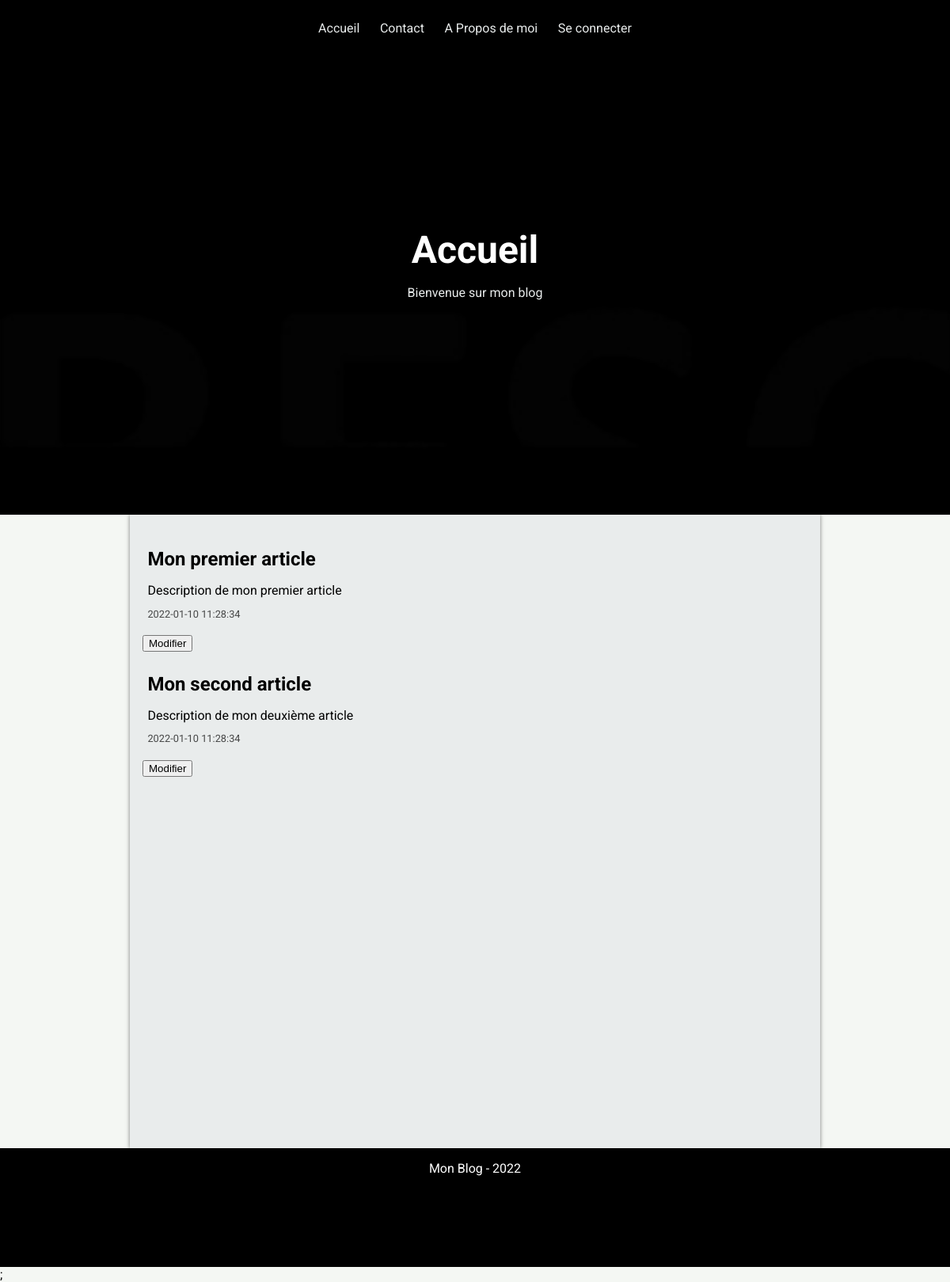
The page / on the database its author committed.
### tables this page shows
CREATE TABLE IF NOT EXISTS `articles` (
  `id` int NOT NULL AUTO_INCREMENT,
  `title` varchar(255) NOT NULL,
  `description` varchar(255) NOT NULL,
  `createdAt` timestamp NOT NULL DEFAULT CURRENT_TIMESTAMP,
  `updatedAt` timestamp NOT NULL DEFAULT CURRENT_TIMESTAMP,
  `content` text NOT NULL,
  PRIMARY KEY (`id`)
);

### src/Table/Table.php (called while the page is built, shortened)
<?php
class Table
{
    protected PDO $connection;
    protected string $name;
    public function __construct(PDO $connection, string $name)
    {
        $this->connection = $connection;
        $this->name = $name;
    }
    public function fetchMany(int $limit = 25): array
    {
        return $this
            ->connection
            ->query("SELECT * FROM $this->name LIMIT $limit")
            ->fetchAll();
    }
}

### public/index.php (the view, shortened to what this page needs)
<?php
$connection = new PDO('mysql:host=localhost;port=3306;dbname=blog', 'root', '');
$table = new ArticleTable($connection);
$pageTitle = 'Accueil';
$description = 'Bienvenue sur mon blog';
include __DIR__ . '/../templates/start.php';
?>
<?php foreach ($table->fetchMany() as $index => $article) : ?>
    <a href="/article.php?id=<?= $article['id'] ?>" class="article-vignette">
        <h2><?= $article['title']; ?></h2>
        <p class="description"><?= $article['description']; ?></p>
        <p class="date"><?= $article['createdAt']; ?></p>
        <a href="update.php"><button type="button">Modifier</button></a>
    </a>
<?php endforeach; ?>
<?php include __DIR__ . '/../templates/end.php'; ?>;

### templates/start.php (shortened to what this page needs)
<html lang="en">
<head>
    <link rel="stylesheet" href="/style.css" />
</head>
<body>
    <header>
        <div class="blur"></div>
        <nav>
            <a href="/">
                <p>Accueil</p>
            </a>
            <a href="#contact">
                <p>Contact</p>
            </a>
            <a href="#a-propos">
                <p>A Propos de moi</p>
            </a>
            <a href="#se-connecter">
                <p>Se connecter</p>
            </a>
        </nav>
        <h1><?= $pageTitle ?></h1>
        <p><?= $description ?></p>
    </header>
    <main>
        <div class="content">

### templates/end.php
</div>
</main>
<footer>
    <p>Mon Blog - 2022</p>
</footer>
</body>
</html>

### public/style.css (style rules this page uses)
:root { --color-beige: #f4f7f3; --color-grise: #e9ecec; --color-green: #697268; }
body, html { background-color: var(--color-beige); padding: 0; margin: 0; font-family: "Roboto"; }
header { min-height: 650px; display: flex; background-image: url("/images/violons.jpg"); background-repeat: no-repeat; background-size: cover; background-attachment: fixed; position: relative; flex-direction: column; align-items: center; justify-content: center; }
header .blur { position: absolute; top: 0; bottom: 0; left: 0; right: 0; backdrop-filter: blur(2px); background-color: rgba(0, 0, 0, 0.2); }
header nav { position: fixed; z-index: 1; width: 100%; display: flex; justify-content: center; backdrop-filter: blur(2px); background-color: rgba(0, 0, 0, 0.5); top: 0; }
header nav a { display: flex; justify-content: center; align-items: center; padding: 0.6rem 0.8rem; color: white; text-decoration: none; }
header nav a p { text-align: center; }
header h1 { color: white; position: relative; z-index: 1; font-size: 3rem; margin-bottom: 0; }
header p { color: var(--color-grise); position: relative; z-index: 1; }
main { min-height: 800px; display: flex; flex-direction: column; align-items: center; justify-content: stretch; }
main .content { min-width: 70%; background-color: var(--color-grise); flex-grow: 2; box-shadow: 0px 0px 5px rgba(0, 0, 0, 0.5); padding: 1rem; }
footer { color: white; display: flex; flex-direction: column; align-items: center; background-color: black; min-height: 150px; }
footer p { text-align: center; flex-grow: 2; }
.article-vignette { display: flex; flex-direction: column; text-decoration: none; color: black; padding: 0.4rem; border-radius: 5px; transition: all 0.5s; }
.article-vignette h2 { margin-bottom: 0; }
.article-vignette .description { color: black; margin-bottom: 0; }
.article-vignette .date { font-size: 0.8rem; color: rgba(0, 0, 0, 0.7); }

### rows shown on the page
articles: title "Mon premier article", description "Description de mon premier article", createdAt "2022-01-10 11:28:34"
articles: title "Mon second article", description "Description de mon deuxième article", createdAt "2022-01-10 11:28:34"

### other values the page prints
$pageTitle "Accueil"
$description "Bienvenue sur mon blog"
